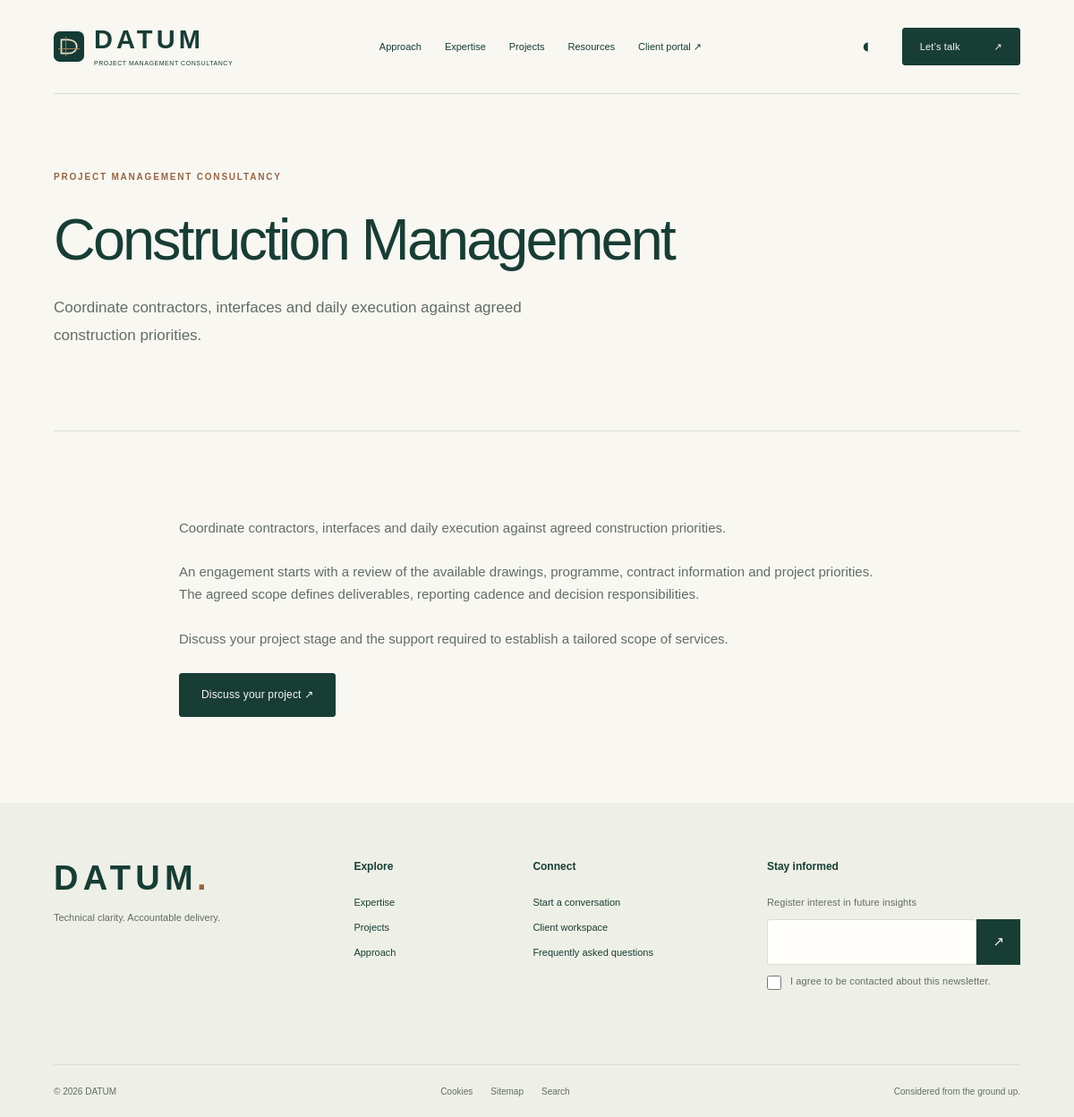
The page /services/construction-management on the database its author committed.
### tables this page shows
CREATE TABLE services (id BIGINT UNSIGNED AUTO_INCREMENT PRIMARY KEY, slug VARCHAR(100) NOT NULL UNIQUE, title VARCHAR(160) NOT NULL, summary TEXT NOT NULL, body MEDIUMTEXT NOT NULL, status ENUM('draft','published') NOT NULL DEFAULT 'draft', version INT NOT NULL DEFAULT 1);

### app/Controllers/SiteController.php (called while the page is built, shortened)
<?php
final class SiteController
{
    public static function render(string $path): void
    {
        $settings=array_column(Db::all('SELECT * FROM settings'),'value','key');
        $services=Db::all("SELECT * FROM services WHERE status='published' ORDER BY id");
        $brand=$settings['brand_name']; $page=null; $rows=[]; $template='page'; $title=$brand; $description=$settings['hero_description'];
        if ($path==='/') { $template='home'; }
        elseif ($path==='/contact') { $template='contact'; $title='Discuss your project'; }
        elseif ($path==='/admin' || $path==='/portal') { $template='workspace'; $title=$path==='/admin'?'Administration':'Client workspace'; }
        elseif ($path==='/resources') { $template='resources'; $title='Tools for clearer decisions'; }
        elseif ($path==='/services') { $template='listing'; $title='Expertise, connected.'; $description='From the first feasibility question to the final account.'; $rows=array_map(static fn($r)=>[...$r,'link'=>'/services/'.$r['slug']],$services); }
        elseif (preg_match('#^/(services|blog)/([a-z0-9-]+)$#D',$path,$m)) { $page=Db::one("SELECT * FROM {$m[1]} WHERE slug=? AND status='published'",[$m[2]]); }
        elseif (preg_match('#^/projects/([a-z0-9-]+)$#D',$path,$m)) { $page=Db::one('SELECT title,summary,body FROM projects WHERE slug=? AND public=1',[$m[1]]); }
        elseif ($path==='/blog' || $path==='/news') { $template='listing'; $title='Notes from the field.'; $description='Published insights and updates.'; $rows=array_map(static fn($r)=>[...$r,'link'=>'/blog/'.$r['slug']],Db::all("SELECT title,summary,slug FROM blog WHERE status='published' ORDER BY id DESC LIMIT 60")); }
        elseif ($path==='/testimonials') { $template='listing'; $title='Client perspectives'; $rows=Db::all("SELECT name title,quote summary FROM testimonials WHERE status='published' ORDER BY id DESC"); }
        elseif ($path==='/sitemap') { $template='listing'; $title='Explore DATUM'; foreach(Db::all("SELECT title,summary,slug FROM pages WHERE status='published'") as $r) { $rows[]=[...$r,'link'=>'/'.$r['slug']]; } }
        else { $slug=trim($path,'/'); $page=Db::one("SELECT * FROM pages WHERE slug=? AND status='published'",[$slug]); }
        require dirname(__DIR__).'/Views/layout.php';
    }
}

### public/index.php (called while the page is built, shortened)
<?php
require dirname(__DIR__).'/app/bootstrap.php';
$path=parse_url($_SERVER['REQUEST_URI'],PHP_URL_PATH) ?: '/';
try {
    SiteController::render($path);
} catch (Throwable $error) {
    $requestId=bin2hex(random_bytes(8));
    error_log('DATUM '.$requestId.' '.get_class($error).' '.$error->getCode());
    if (str_starts_with($path,'/api/')) { Http::json(['error'=>'The request could not be completed.','reference'=>$requestId],500); }
    http_response_code(503); header('Retry-After: 120');
    echo '<!doctype html><html lang="en"><meta charset="utf-8"><title>Service temporarily unavailable</title><h1>We’ll be back shortly.</h1><p>Please try again later.</p></html>';
}

### app/bootstrap.php (called while the page is built, shortened)
<?php
spl_autoload_register(static function (string $class): void {
    $prefix = 'Datum\\';
    if (str_starts_with($class, $prefix)) {
        $file = __DIR__ . '/' . str_replace('\\', '/', substr($class, strlen($prefix))) . '.php';
    }
});
function e(mixed $value): string { return htmlspecialchars((string) $value, ENT_QUOTES | ENT_SUBSTITUTE, 'UTF-8'); }
function paragraphs(string $value): string {
    return implode('', array_map(static fn($p) => '<p>' . nl2br(e($p)) . '</p>', preg_split('/\n\s*\n/', $value)));
}

### app/Core/Db.php (called while the page is built, shortened)
<?php
final class Db
{
    private static ?PDO $connection = null;
    public static function connection(): PDO
    {
        return self::$connection ??= new PDO('mysql:host=' . getenv('DB_HOST') . ';port=' . (getenv('DB_PORT') ?: '3306') . ';dbname=' . getenv('DB_DATABASE') . ';charset=utf8mb4', getenv('DB_USERNAME'), getenv('DB_PASSWORD'), [PDO::ATTR_ERRMODE => PDO::ERRMODE_EXCEPTION, PDO::ATTR_DEFAULT_FETCH_MODE => PDO::FETCH_ASSOC, PDO::ATTR_EMULATE_PREPARES => false]);
    }
    public static function run(string $sql, array $params = []): \PDOStatement
    {
        $statement = self::connection()->prepare($sql);
        $statement->execute($params);
        return $statement;
    }
    public static function all(string $sql, array $params = []): array { return self::run($sql, $params)->fetchAll(); }
    public static function one(string $sql, array $params = []): ?array { return self::run($sql, $params)->fetch() ?: null; }
}

### app/Views/layout.php (the view, shortened to what this page needs)
<!doctype html>
<html lang="en">
<head>
<link rel="icon" type="image/svg+xml" href="/assets/mark.svg"><link rel="stylesheet" href="/assets/site.css"><script src="/assets/site.js" defer></script>
</head>
<body>
<header class="header wrap"><a class="brand" href="/" aria-label="<?= e($brand) ?> home"><img src="/assets/mark.svg" width="34" height="34" alt=""><span><?= e($brand) ?><small><?= e($settings['brand_descriptor']) ?></small></span></a>
<nav id="navigation" aria-label="Main navigation"><a href="/about">Approach</a><a href="/services">Expertise</a><a href="/projects">Projects</a><a href="/resources">Resources</a><a href="/portal">Client portal ↗</a></nav>
<div class="header-actions"><button id="theme-toggle" class="icon-button" aria-label="Change colour theme">◐</button><a class="button small" href="/contact">Let’s talk <span>↗</span></a></div></header>
<main id="main"><?php require __DIR__.'/'.$template.'.php'; ?></main>
<footer class="footer"><div class="wrap"><div class="footer-top"><div><a class="brand" href="/"><?= e($brand) ?><span class="dot">.</span></a><p><?= e($settings['footer_line']) ?></p></div><div><h2>Explore</h2><a href="/services">Expertise</a><a href="/projects">Projects</a><a href="/about">Approach</a></div><div><h2>Connect</h2><a href="/contact">Start a conversation</a><a href="/portal">Client workspace</a><a href="/faq">Frequently asked questions</a></div><div><h2>Stay informed</h2><form id="newsletter"><label for="newsletter-email">Register interest in future insights</label><div class="inline"><input id="newsletter-email" name="email" type="email" required autocomplete="email"><button type="submit" aria-label="Register interest">↗</button></div><label class="check"><input name="consent" type="checkbox" required> I agree to be contacted about this newsletter.</label><p class="form-message" role="status"></p></form></div></div><div class="footer-bottom"><span>© <?= date('Y') ?> <?= e($brand) ?></span><div><a href="/cookies">Cookies</a><a href="/sitemap">Sitemap</a><a href="/search">Search</a></div><span>Considered from the ground up.</span></div></div></footer>
</body></html>

### app/Views/page.php
<section class="page-heading wrap"><p class="eyebrow"><?= e($settings['brand_descriptor']) ?></p><h1><?= e($page['title']) ?></h1><p class="lede"><?= e($page['summary']) ?></p></section><section class="wrap prose section"><?= paragraphs($page['body']) ?><a class="button" href="/contact">Discuss your project ↗</a></section>

### rows shown on the page
services: title "Construction Management", summary "Coordinate contractors, interfaces and daily execution against agreed construction priorities.", body "Coordinate contractors, interfaces and daily execution against agreed construction priorities. An engagement starts with a review of the available drawings, programme, contract information and project priorities. The agreed scope defines deliverables, reporting cadence and decision responsibilities. Discuss your project stage and the support required to establish a tailored scope of services."

### other values the page prints
$brand "DATUM"
$settings['brand_descriptor'] "PROJECT MANAGEMENT CONSULTANCY"
$settings['footer_line'] "Technical clarity. Accountable delivery."
